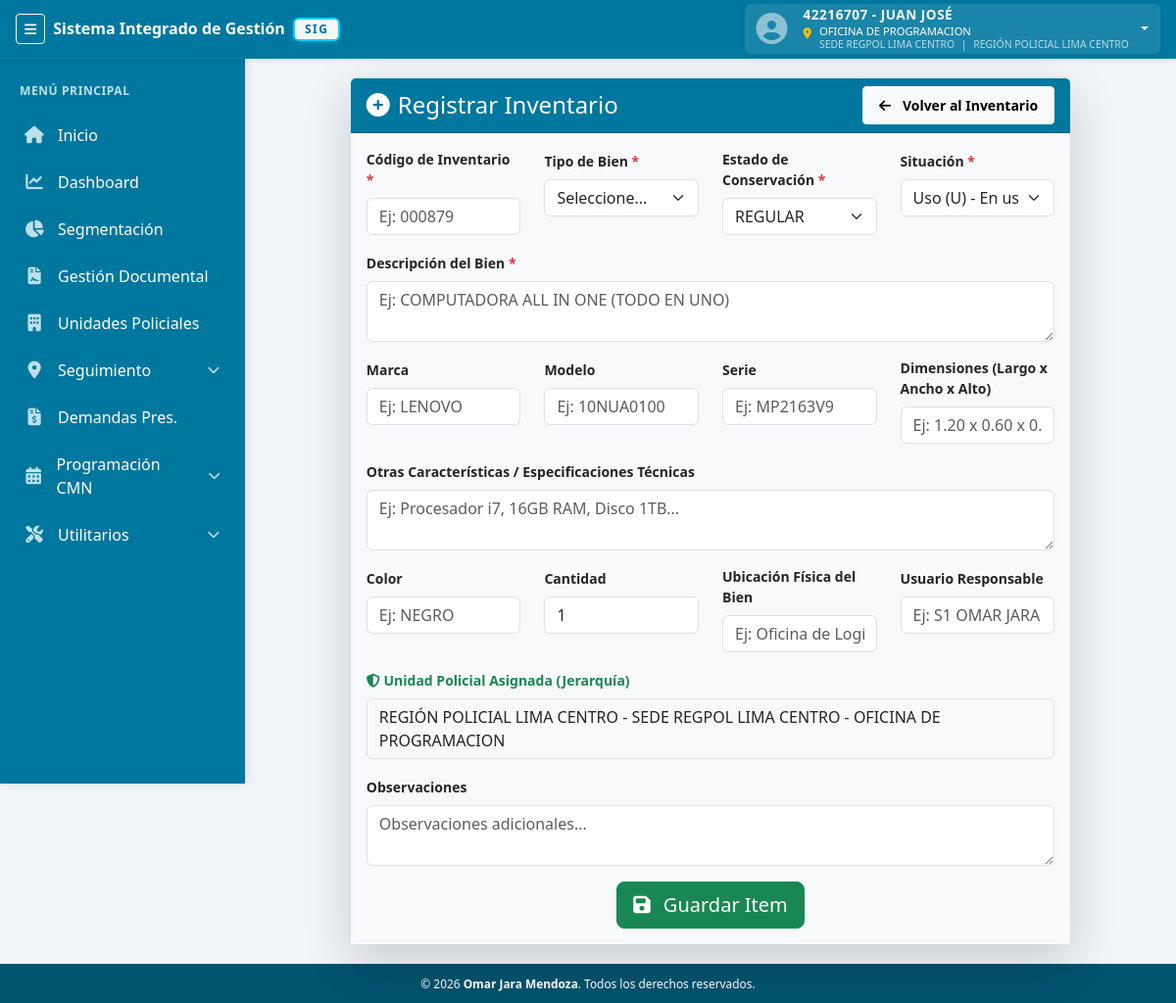
Page /vista/inventario_nuevo.php (signed in) on the committed database.
### tables this page shows
CREATE TABLE `modulos` (
  `id` int(11) NOT NULL,
  `nombre` varchar(100) NOT NULL COMMENT 'Nombre descriptivo del módulo',
  `slug` varchar(50) NOT NULL COMMENT 'Identificador único (snake_case)',
  `icono` varchar(50) DEFAULT 'fa-cube' COMMENT 'Icono FontAwesome',
  `enlace` varchar(255) DEFAULT '#',
  `categoria` varchar(50) DEFAULT 'OTROS',
  `color` varchar(20) DEFAULT '#00779e' COMMENT 'Color del módulo',
  `orden` int(11) DEFAULT 0 COMMENT 'Orden de visualización',
  `es_restringido` tinyint(1) DEFAULT 0 COMMENT '1 = Solo Admin/SuperAdmin (Configuración, Bitácoras)',
  `descripcion` text DEFAULT NULL COMMENT 'Descripción del módulo',
  `activo` tinyint(1) DEFAULT 1 COMMENT 'Estado del módulo',
  `created_at` timestamp NULL DEFAULT current_timestamp(),
  `updated_at` timestamp NULL DEFAULT current_timestamp() ON UPDATE current_timestamp()
);

### modelo/sesion_config.php (called while the page is built, shortened)
<?php
if (!function_exists('userCan')) {
    function userCan($modulo, $accion = 'VER') {
        $mod = strtoupper(trim($modulo));
        $acc = strtoupper(trim($accion));
        return isset($_SESSION['permisos'][$mod][$acc]) && $_SESSION['permisos'][$mod][$acc] === true;
    }
}

### vista/inventario_nuevo.php (the view, shortened to what this page needs)
<?php
include 'layout/topbar.php';
include 'layout/sidebar.php';
?>
<link href="https://cdn.jsdelivr.net/npm/select2@4.1.0-rc.0/dist/css/select2.min.css" rel="stylesheet" />
<link rel="stylesheet"
    href="https://cdn.jsdelivr.net/npm/select2-bootstrap-5-theme@1.3.0/dist/select2-bootstrap-5-theme.min.css" />
<div class="page-content" style="padding: 20px; padding-top: 80px;">
    <div class="container-fluid">
        <div class="row justify-content-center">
            <div class="col-md-10">
                <div class="card shadow-lg border-0 rounded-lg">
                    <div class="card-header text-white d-flex justify-content-between align-items-center"
                        style="background-color: #00779e;">
                        <h4 class="mb-0"><i class="fas fa-plus-circle me-2"></i>Registrar Inventario</h4>
                        <a href="inventario.php" class="btn btn-light btn-sm"
                            style="font-weight: 600; padding: 8px 16px;">
                            <i class="fa-solid fa-arrow-left me-2"></i> Volver al Inventario
                        </a>
                    </div>
                    <div class="card-body bg-light">
                        <form id="formInventario" autocomplete="off">
                            <div class="row mb-3">
                                <div class="col-md-3">
                                    <label class="form-label fw-bold small">Código de Inventario <span
                                            class="text-danger">*</span></label>
                                    <input type="text" class="form-control" name="codigo_inventario" required
                                        placeholder="Ej: 000879">
                                </div>
                                <div class="col-md-3">
                                    <label class="form-label fw-bold small">Tipo de Bien <span
                                            class="text-danger">*</span></label>
                                    <select class="form-select" name="tipo_bien" id="tipo_bien" required>
                                        <option value="">Seleccione...</option>
                                        <?php
                                        require_once '../modelo/TipoBienModelo.php';
                                        ?>
                                    </select>
                                </div>
                                <div class="col-md-3">
                                    <label class="form-label fw-bold small">
                                        Estado de Conservación <span class="text-danger">*</span>
                                    </label>
                                    <select class="form-select" name="estado_bien" id="estado_bien" required>
                                        <option value="REGULAR" selected>REGULAR</option>
                                    </select>
                                </div>
                                <div class="col-md-3">
                                    <label class="form-label fw-bold small">Situación <span
                                            class="text-danger">*</span></label>
                                    <select class="form-select" name="situacion" required>
                                        <option value="Uso" selected>Uso (U) - En uso</option>
                                    </select>
                                </div>
                            </div>
                            <div class="row mb-3">
                                <div class="col-md-12">
                                    <label class="form-label fw-bold small">Descripción del Bien <span
                                            class="text-danger">*</span></label>
                                    <textarea class="form-control" name="descripcion" rows="2" required
                                        placeholder="Ej: COMPUTADORA ALL IN ONE (TODO EN UNO)"></textarea>
                                </div>
                            </div>
                            <div class="row mb-3">
                                <div class="col-md-3">
                                    <label class="form-label fw-bold small">Marca</label>
                                    <input type="text" class="form-control" name="marca" placeholder="Ej: LENOVO">
                                </div>
                                <div class="col-md-3">
                                    <label class="form-label fw-bold small">Modelo</label>
                                    <input type="text" class="form-control" name="modelo" placeholder="Ej: 10NUA0100">
                                </div>
                                <div class="col-md-3">
                                    <label class="form-label fw-bold small">Serie</label>
                                    <input type="text" class="form-control" name="serie" placeholder="Ej: MP2163V9">
                                </div>
                                <div class="col-md-3">
                                    <label class="form-label fw-bold small">Dimensiones (Largo x Ancho x Alto)</label>
                                    <input type="text" class="form-control" name="dimensiones"
                                        placeholder="Ej: 1.20 x 0.60 x 0.75 m">
                                </div>
                            </div>
                            <div class="row mb-3">
                                <div class="col-md-12">
                                    <label class="form-label fw-bold small">Otras Características / Especificaciones
                                        Técnicas</label>
                                    <textarea class="form-control" name="otras_caracteristicas" rows="2"
                                        placeholder="Ej: Procesador i7, 16GB RAM, Disco 1TB..."></textarea>
                                </div>
                            </div>
                            <div class="row mb-3">
                                <div class="col-md-3">
                                    <label class="form-label fw-bold small">Color</label>
                                    <input type="text" class="form-control" name="color" placeholder="Ej: NEGRO">
                                </div>
                                <div class="col-md-3">
                                    <label class="form-label fw-bold small">Cantidad</label>
                                    <input type="number" class="form-control" name="cantidad" value="1" min="1">
                                </div>
                                <div class="col-md-3">
                                    <label class="form-label fw-bold small">Ubicación Física del Bien</label>
                                    <input type="text" class="form-control" name="ubicacion_fisica"
                                        placeholder="Ej: Oficina de Logística - Piso 2">
                                </div>
                                <div class="col-md-3">
                                    <label class="form-label fw-bold small">Usuario Responsable</label>
                                    <input type="text" class="form-control" name="usuario_responsable"
                                        placeholder="Ej: S1 OMAR JARA">
                                </div>
                            </div>
                            <div class="row mb-3">
                                <div class="col-md-12">
                                    <label class="form-label fw-bold small text-success"><i
                                            class="fas fa-shield-alt"></i> Unidad Policial Asignada (Jerarquía)</label>
                                    <?php if ($_SESSION['rol'] === 'Super Administrador'): ?>
                                        <select class="form-select select2" name="id_subunidad" required>
                                            <option value="">Seleccione Unidad...</option>
                                            <?php
                                            $sqlSub = "SELECT s.id_subunidad, s.nombre_subunidad, d.nombre_division, r.nombre_region
                                                       FROM sub_unidades_policiales s
                                                       INNER JOIN divisiones_policiales d ON s.id_division = d.id_division
                                                       INNER JOIN regiones_policiales r ON d.id_region = r.id_region
                                                       ORDER BY r.nombre_region, d.nombre_division, s.nombre_subunidad";
                                            $resSub = $conexion->query($sqlSub);
                                            while ($sub = $resSub->fetch_assoc()) {
                                                $selected = ($_SESSION['id_subunidad'] == $sub['id_subunidad']) ? 'selected' : '';
                                                echo "<option value='{$sub['id_subunidad']}' $selected>{$sub['nombre_region']} - {$sub['nombre_division']} - {$sub['nombre_subunidad']}</option>";
                                            }
                                            ?>
                                        </select>
                                    <?php else: ?>
                                        <div class="form-control bg-light">
                                            <?= $_SESSION['nombre_region'] ? $_SESSION['nombre_region'] . ' - ' . $_SESSION['nombre_division'] . ' - ' . $_SESSION['nombre_subunidad'] : 'SIN UNIDAD ASIGNADA (Contacte al Administrador)' ?>
                                        </div>
                                    <?php endif; ?>
                                </div>
                            </div>
                            <div class="row mb-3">
                                <div class="col-md-12">
                                    <label class="form-label fw-bold small">Observaciones</label>
                                    <textarea class="form-control" name="observaciones" rows="2"
                                        placeholder="Observaciones adicionales..."></textarea>
                                </div>
                            </div>
                            <div class="row">
                                <div class="col-md-12 text-center">
                                    <button type="submit" class="btn btn-success btn-lg" id="btnGuardar">
                                        <i class="fa-solid fa-save me-2"></i> Guardar Item
                                    </button>
                                </div>
                            </div>
                        </form>
                    </div>
                </div>
            </div>
        </div>
    </div>
</div>
<?php include 'layout/footer.php'; ?>

### vista/layout/sidebar.php (shortened to what this page needs)
<?php
require_once __DIR__ . "/../../modelo/conexion.php";
$sqlModulos = "SELECT * FROM modulos WHERE activo = 1 ORDER BY orden ASC";
$resModulos = $conexion->query($sqlModulos);
$menuData = [
    'OPERATIVOS' => [],
    'AUXILIARES' => [],
    'UTILITARIOS' => [],
    'SISTEMA' => [],
    'OTROS' => []
];
while ($m = $resModulos->fetch_assoc()) {
    $slugFiltro = strtolower($m['slug'] ?? '');
    if (in_array($slugFiltro, ['destinos', 'ubicacion', 'ubicaciones', 'acerca']) || strpos($slugFiltro, 'acerca') !== false) continue;
    $cat = strtoupper($m['categoria'] ?? 'OTROS');
    $menuData[$cat][] = $m;
}
$current_uri = $_SERVER['REQUEST_URI'];
$base_url = (defined('BASE_URL') ? BASE_URL : '/');
?>
<aside id="sidebar" class="sidebar">
  <div class="main-title">Menú Principal</div>
  <div class="menu">
    <?php
    if (!function_exists('isUrlActive')) {
        function isUrlActive($current_uri, $enlace) {
            $path = parse_url($current_uri, PHP_URL_PATH);
            $file = basename($path);
            $enlaceFile = basename($enlace);
            return $file === $enlaceFile;
        }
    }
    if (!function_exists('getCleanUrl')) {
        function getCleanUrl($base, $enlace) {
            $enlace = str_replace(['../', './'], '', $enlace);
            $enlace = ltrim($enlace, '/');
            return $base . $enlace;
        }
    }
    ?>
    <?php foreach ($menuData['OPERATIVOS'] as $m): ?>
      <?php if (userCan($m['slug'])): ?>
        <?php
          $isActive = isUrlActive($current_uri, $m['enlace']);
          if ($m['slug'] === 'seguimiento'):
            $isSeguimientoActive = strpos($current_uri, 'seguimiento_pac.php') !== false || strpos($current_uri, 'seguimiento_menores.php') !== false;
        ?>
          <div class="has-submenu <?= $isSeguimientoActive ? 'active' : '' ?>" id="submenu-seguimiento">
            <a href="javascript:void(0);" class="submenu-toggle">
              <i class="fa-solid <?= $m['icono'] ?>"></i> <span><?= $m['nombre'] ?></span>
              <i class="fa-solid fa-chevron-down arrow"></i>
            </a>
          </div>
        <?php elseif ($m['slug'] === 'cmn'):
            $isCmnActive = strpos($current_uri, 'cmn_listado.php') !== false ||
                           strpos($current_uri, 'cmn_identificacion.php') !== false ||
                           strpos($current_uri, 'cmn_clasificacion.php') !== false ||
                           strpos($current_uri, 'cmn_consolidacion.php') !== false;
        ?>
          <div class="has-submenu <?= $isCmnActive ? 'active' : '' ?>" id="submenu-cmn">
            <a href="javascript:void(0);" class="submenu-toggle">
              <i class="fa-solid <?= $m['icono'] ?>"></i> <span><?= $m['nombre'] ?></span>
              <i class="fa-solid fa-chevron-down arrow"></i>
            </a>
          </div>
               <?php else: ?>
          <?php
            $raw_enlace = $m['enlace'] ?? '';
            $slugVar = strtolower($m['slug'] ?? '');
            if ($slugVar === 'inicio') {
                $raw_enlace = 'vista/inicio.php';
            } elseif ($slugVar === 'dashboard') {
                $raw_enlace = 'controlador/dashboard.php';
            } elseif (empty($raw_enlace) || $raw_enlace === '#') {
                $raw_enlace = '#';
            }
            $enlace_final = getCleanUrl($base_url, $raw_enlace);
          ?>
          <a href="<?= $enlace_final ?>"
            class="<?= $isActive ? 'active-link' : '' ?>">
            <i class="fa-solid <?= $m['icono'] ?>"></i> <span><?= $m['nombre'] ?></span>
          </a>
        <?php endif; ?>
      <?php endif; ?>
    <?php endforeach; ?>
    <?php
      $canSeeUtils = false;
      foreach ($menuData['UTILITARIOS'] as $m) { if (userCan($m['slug'])) { $canSeeUtils = true; break; } }
      if ($canSeeUtils):
        $isAnyUtilActive = false;
    ?>
      <div class="has-submenu <?= $isAnyUtilActive ? 'active' : '' ?>" id="submenu-utils">
        <a href="javascript:void(0);" class="submenu-toggle">
          <i class="fa-solid fa-screwdriver-wrench"></i> <span>Utilitarios</span>
          <i class="fa-solid fa-chevron-down arrow"></i>
        </a>
      </div>
    <?php endif; ?>
  </div>
</aside>

### rows in the picture
modulos: nombre "Inicio"
modulos: nombre "Dashboard"
modulos: nombre "Segmentación"
modulos: nombre "Gestión Documental"
modulos: nombre "Unidades Policiales"
modulos: nombre "Seguimiento"
modulos: nombre "Demandas Pres."
modulos: nombre "Programación CMN"

### other values in the picture
$_SESSION["dni"] "42216707"
$_SESSION["nombre"] "JUAN JOSÉ"
$subunidad "OFICINA DE PROGRAMACION"
$division "SEDE REGPOL LIMA CENTRO"
$region "REGIÓN POLICIAL LIMA CENTRO"
$_SESSION['nombre_region'] "REGIÓN POLICIAL LIMA CENTRO"
$_SESSION['nombre_division'] "SEDE REGPOL LIMA CENTRO"
$_SESSION['nombre_subunidad'] "OFICINA DE PROGRAMACION"
